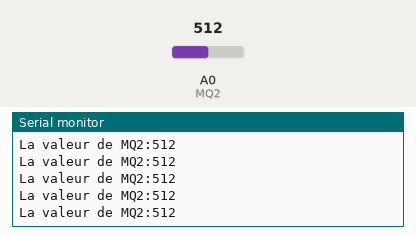
Simulated run of this sketch. Board: Arduino Uno, built with avr-gcc and run on an emulated ATmega328P. Parts: the last lines printed to the serial monitor. The inputs (shaded band) are chosen by the test bench; at power-on: A0 (MQ2) = 512.

Above: at 1.2 s.
1.3 s: A0 (MQ2) set to 716
At 1.31 s:
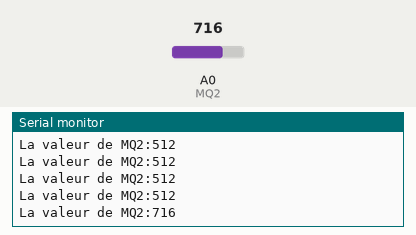
2.8 s: A0 (MQ2) set to 900
At 2.82 s:
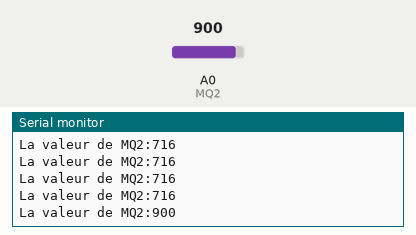
Timing chart, 0 to 5.8 s (numbered marks = the images above; inputs shaded):
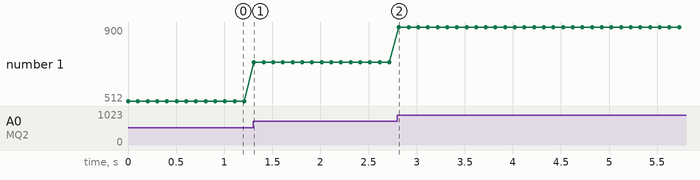

Measured:
- after the input at 1.3 s, the serial monitor: prints a new line at once (image 1)
- after the input at 2.8 s, the serial monitor: prints a new line at once (image 2)
- plotted number 1: 512 → 716 after the input at 1.3 s, 716 → 900 after the input at 2.8 s

The sketch:

Capteurs.ino
```cpp
#define MQ2 A0


void setup() {
  // put your setup code here, to run once:
  Serial.begin(9600);
  pinMode(MQ2,INPUT);

}

void loop() {
  Serial.println("\n");
  Serial.print("La valeur de MQ2:"); Serial.print(analogRead(MQ2));
  delay(100);

}
```
